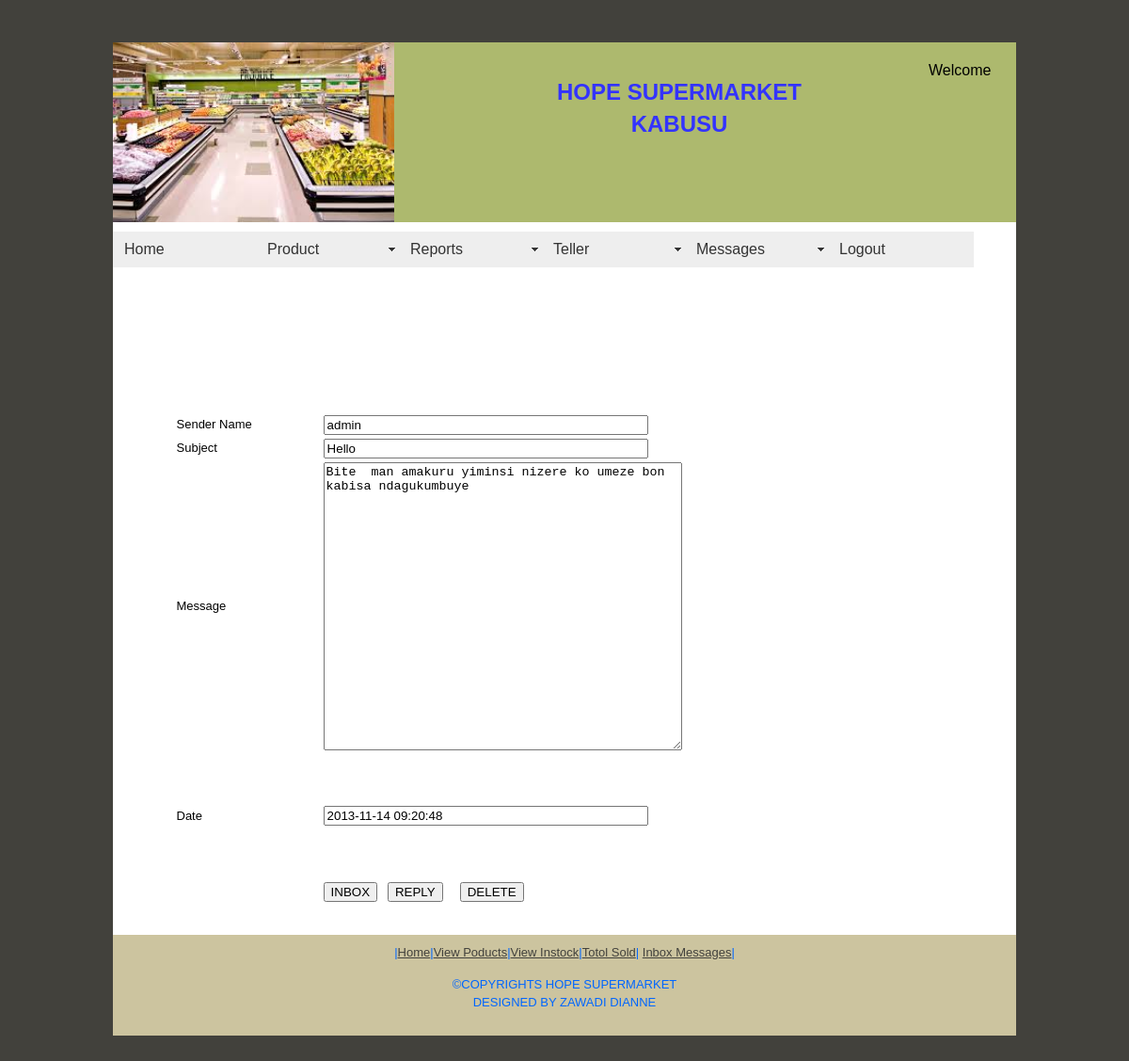
/read.php?id=1 (signed in), run on the app's committed database.
### tables this page shows
CREATE TABLE `messages` (
  `id` int(4) NOT NULL auto_increment,
  `sender_name` varchar(25) NOT NULL,
  `receiver_name` varchar(30) NOT NULL,
  `sender_email` varchar(25) NOT NULL,
  `receiver_email` varchar(30) NOT NULL,
  `object` varchar(20) NOT NULL,
  `message` varchar(1000) NOT NULL,
  `date` timestamp NOT NULL default CURRENT_TIMESTAMP on update CURRENT_TIMESTAMP,
  PRIMARY KEY  (`id`)
);

### read.php (the view, shortened to what this page needs)
<?php require_once('Connections/supermarket.php'); ?>
<?php
$logoutAction = $_SERVER['PHP_SELF']."?doLogout=true";
if ((isset($_SERVER['QUERY_STRING'])) && ($_SERVER['QUERY_STRING'] != "")){
  $logoutAction .="&". htmlentities($_SERVER['QUERY_STRING']);
}
?>
<?php
if (!function_exists("GetSQLValueString")) {
function GetSQLValueString($theValue, $theType, $theDefinedValue = "", $theNotDefinedValue = "")
{
  $theValue = function_exists("mysql_real_escape_string") ? mysql_real_escape_string($theValue) : mysql_escape_string($theValue);
  switch ($theType) {
    case "text":
      $theValue = ($theValue != "") ? "'" . $theValue . "'" : "NULL";
      break;
    case "long":
    case "int":
      $theValue = ($theValue != "") ? intval($theValue) : "NULL";
      break;
  }
  return $theValue;
}
}
$colname_rsUsername = "-1";
if (isset($_SESSION['MM_Username'])) {
  $colname_rsUsername = $_SESSION['MM_Username'];
}
$query_rsUsername = sprintf("SELECT username FROM login WHERE username = %s", GetSQLValueString($colname_rsUsername, "text"));
$rsUsername = mysql_query($query_rsUsername, $supermarket) or die(mysql_error());
$row_rsUsername = mysql_fetch_assoc($rsUsername);
$colname_read = "-1";
if (isset($_GET['id'])) {
  $colname_read = $_GET['id'];
}
$query_read = sprintf("SELECT id, sender_name, receiver_email, `object`, message, `date` FROM messages WHERE id = %s", GetSQLValueString($colname_read, "int"));
$read = mysql_query($query_read, $supermarket) or die(mysql_error());
$row_read = mysql_fetch_assoc($read);
?>
<!DOCTYPE html PUBLIC "-//W3C//DTD XHTML 1.0 Transitional//EN" "http://www.w3.org/TR/xhtml1/DTD/xhtml1-transitional.dtd">
<html xmlns="http://www.w3.org/1999/xhtml">
<head>
<link href="SpryAssets/SpryMenuBarHorizontal.css" rel="stylesheet" type="text/css" />
</head>
<body>
<br/><br/>
<div class="container">
  <div class="header"><a href="#"><img src="_images/images_021.jpg" alt="Insert Logo Here" name="Insert_logo" width="299" height="191" id="Insert_logo" style="background-color: #C6D580; display:block;" /></a>
    <div id="apDiv2">
      <h2 align="center"><b><font color="#3333FF"H>HOPE SUPERMARKET KABUSU</font></b></h2></div>
    </div>
  <div class="content">
    <ul id="MenuBar1" class="MenuBarHorizontal">
      <li><a href="home.php">Home</a>      </li>
      <li><a href="#" class="MenuBarItemSubmenu">Product</a>
      </li>
      <li><a href="#" class="MenuBarItemSubmenu">Reports</a>
      </li>
      <li><a href="#" class="MenuBarItemSubmenu">Teller</a>
      </li>
      <li><a href="#" class="MenuBarItemSubmenu">Messages</a>
      </li>
      <li><a href="<?php echo $logoutAction ?>">Logout</a></li>
    </ul>
    <div id="apDiv1">
      <table border="0" cellpadding="1" cellspacing="1">
        <tr>
          <td width="213">Welcome</td>
        </tr>
        <?php do { ?>
          <tr>
            <td><?php echo $row_rsUsername['username']; ?></td>
          </tr>
          <?php } while ($row_rsUsername = mysql_fetch_assoc($rsUsername)); ?>
      </table>
    </div>
    <p>&nbsp;</p>
    <p>&nbsp;</p>
    <p>&nbsp;</p>
    <p>&nbsp;</p>
    <form id="form1" name="form1" method="POST">
      <p>&nbsp;</p>
     <font size="2"> <table width="831" border="0" align="center">
      <tr>
        <td width="151">Sender Name</td>
        <td width="664"><label for="sender_name"></label>
          <input name="sender_name" type="text" id="sender_name" value="<?php echo $row_read['sender_name']; ?>" size="40" maxlength="40"  border="0"/></td>
      </tr>
      <tr>
        <td><font size="2">Subject</font></td>
        <td><label for="object"></label>
          <input name="object" type="text" id="object" value="<?php echo $row_read['object']; ?>" size="40" maxlength="40" border="0"/></td>
      </tr>
      <tr>
        <td height="132">Message</td>
        <td><label for="message"></label>
          <textarea name="message" id="message" cols="45" rows="20"><?php echo $row_read['message']; ?></textarea></td>
      </tr>
      <tr>
        <td height="132">Date</td>
        <td><label for="date"></label>
          <input name="date" type="text" id="date" value="<?php echo $row_read['date']; ?>" size="40" maxlength="40" border="0" /></td>
      </tr>
      <tr>
        <td>&nbsp;</td>
        <td><a href="readmessage.php"><input type="button" name="read" id="button" value="INBOX"/></a>&nbsp;&nbsp;
          <a href="sendmessage.php"><input type="button" name="reply" id="button3" value="REPLY" /></a>
     &nbsp;&nbsp;<input type="submit" name="button2" id="button2" value="DELETE" /></td>
      </tr>
    </table>
     </font>&nbsp;
  </form></div>
    <?php include("_includes/footer1.php");?>
  <br/><br/>
</body>
</html>

### SpryAssets/SpryMenuBarHorizontal.css (style rules this page uses)
ul.MenuBarHorizontal { margin: 0; padding: 0; list-style-type: none; font-size: 100%; cursor: default; width: auto; }
ul.MenuBarHorizontal li { margin: 0; padding: 0; list-style-type: none; font-size: 100%; position: relative; text-align: left; cursor: pointer; width: 9.5em; float: left; }
ul.MenuBarHorizontal a { display: block; cursor: pointer; background-color: #EEE; padding: 0.5em 0.75em; color: #333; text-decoration: none; width: 8.2em; }
ul.MenuBarHorizontal a.MenuBarItemSubmenu { background-image: url(SpryMenuBarDown.gif); background-repeat: no-repeat; background-position: 95% 50%; }

### read.php (style rules this page uses)
ul, ol, dl { padding: 0; margin: 0; }
h1, h2, h3, h4, h5, h6, p { margin-top: 0; padding-right: 15px; padding-left: 15px; }
a img { border: none; }
a:link { color: #42413C; text-decoration: underline; }
.container { width: 960px; background-color: #FFF; margin: 0 auto; }
.header { background-color: #ADB96E; }
.content { padding: 10px 0; }
#apDiv1 { position: absolute; width: 190px; height: 59px; z-index: 1; left: 985px; top: 62px; }
#apDiv2 { position: absolute; width: 370px; height: 83px; z-index: 2; left: 537px; top: 81px; }

### data on the page
messages: sender_name "admin", object "Hello", message "Bite man amakuru yiminsi nizere ko umeze bon kabisa ndagukumbuye", date "2013-11-14 09:20:48"
